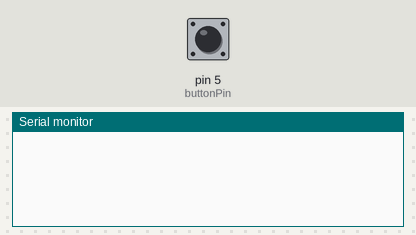
Bench run of a sketch on a simulated Arduino Uno, built with avr-gcc and run on an emulated ATmega328P. On the bench: the last lines printed to the serial monitor. The test bench sets the inputs (shaded band); at power-on: pin 5 (buttonPin) HIGH.

Above: at 1.2 s.
1.3 s: pin 5 (buttonPin) pulled LOW for 0.15 s
At 2.6 s:
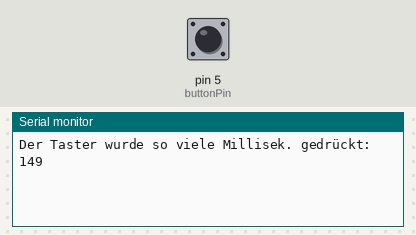
2.9 s: pin 5 (buttonPin) pulled LOW for 3.2 s
At 7.1 s:
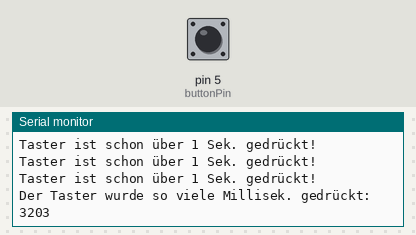
7.6 s: pin 5 (buttonPin) pulled LOW for 1 s
At 9.8 s:
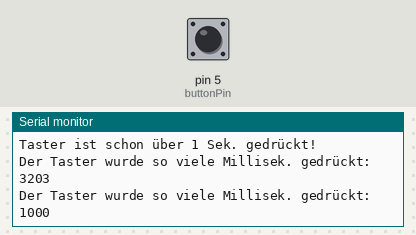
10.1 s: pin 5 (buttonPin) driven LOW
13.1 s: pin 5 (buttonPin) driven HIGH
At 13.6 s:
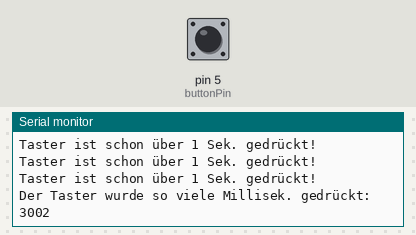
14.6 s: pin 5 (buttonPin) driven LOW
Timing chart, 0 to 17.6 s (numbered marks = the images above; inputs shaded):
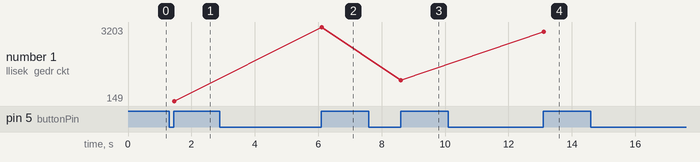

Measured:
- after the input at 1.3 s, the serial monitor: prints a new line after 0.16 s (image 1)
- after the input at 2.9 s, the serial monitor: prints a new line after 1.0 s (image 2)
- after the input at 7.6 s, the serial monitor: prints a new line after 1.0 s (image 3)
- after the input at 13.1 s, the serial monitor: prints a new line at once (image 4)
- plotted number 1: 149 → 3203 after the input at 2.9 s, 3203 → 1000 after the input at 7.6 s, 1000 → 3002 after the input at 13.1 s

The sketch:

Taster_bounce2_Tasterzeit.ino
```cpp
#include <Bounce2.h> //Bounce2 von Thomas O Fredericks V2.71
const byte buttonPin = 5; //D1
Bounce2::Button button = Bounce2::Button();

void setup() {
  Serial.begin(115200);
  button.attach(buttonPin, INPUT_PULLUP);
  button.interval(10); // 10 ms zum Entprellen
}

void loop() {
  button.update();  // Bounce Instance update
  if ( button.read() == LOW && button.currentDuration() > 1000 ) {
    Serial.println("Taster ist schon über 1 Sek. gedrückt! ");
  }
  if ( button.rose() ) {
    Serial.print("Der Taster wurde so viele Millisek. gedrückt: ");
    Serial.println(button.previousDuration());
  }
}
```
